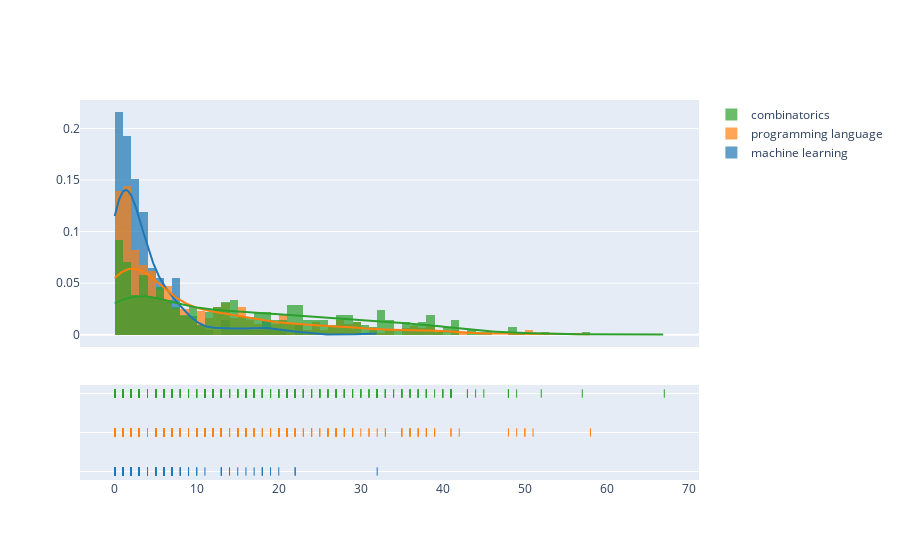

Notebook source saved alongside this figure:
### Code cell
f1 = meaningful_fields[meaningful_fields["field"] == "machine learning"]
f2 = meaningful_fields[meaningful_fields["field"] == "programming language"]
f3 = meaningful_fields[meaningful_fields["field"] == "combinatorics"]

import plotly.figure_factory as ff

fig = ff.create_distplot(
    [f1["interval"].values[0], f2["interval"].values[0], f3["interval"].values[0]],
    ["machine learning", "programming language", "combinatorics"],
)
fig.show()

### Figure 1 — Plotly figure (JSON) as saved in the notebook; plotly's stock layout.template omitted (floating-point values rounded to 4 significant figures; data arrays with more than 128 entries replaced by an {"elided": "..."} marker saying what was removed)
{"data": [{"autobinx": false, "histnorm": "probability density", "legendgroup": "machine learning", "marker": {"color": "rgb(31, 119, 180)"}, "name": "machine learning", "opacity": 0.7, "type": "histogram", "x": {"elided": "219 int values"}, "xaxis": "x", "xbins": {"end": 32, "size": 1, "start": 0}, "yaxis": "y"}, {"autobinx": false, "histnorm": "probability density", "legendgroup": "programming language", "marker": {"color": "rgb(255, 127, 14)"}, "name": "programming language", "opacity": 0.7, "type": "histogram", "x": {"elided": "488 int values"}, "xaxis": "x", "xbins": {"end": 58, "size": 1, "start": 0}, "yaxis": "y"}, {"autobinx": false, "histnorm": "probability density", "legendgroup": "combinatorics", "marker": {"color": "rgb(44, 160, 44)"}, "name": "combinatorics", "opacity": 0.7, "type": "histogram", "x": {"elided": "415 int values"}, "xaxis": "x", "xbins": {"end": 67, "size": 1, "start": 0}, "yaxis": "y"}, {"legendgroup": "machine learning", "marker": {"color": "rgb(31, 119, 180)"}, "mode": "lines", "name": "machine learning", "showlegend": false, "type": "scatter", "x": {"elided": "500 float values"}, "xaxis": "x", "y": {"elided": "500 float values"}, "yaxis": "y"}, {"legendgroup": "programming language", "marker": {"color": "rgb(255, 127, 14)"}, "mode": "lines", "name": "programming language", "showlegend": false, "type": "scatter", "x": {"elided": "500 float values"}, "xaxis": "x", "y": {"elided": "500 float values"}, "yaxis": "y"}, {"legendgroup": "combinatorics", "marker": {"color": "rgb(44, 160, 44)"}, "mode": "lines", "name": "combinatorics", "showlegend": false, "type": "scatter", "x": {"elided": "500 float values"}, "xaxis": "x", "y": {"elided": "500 float values"}, "yaxis": "y"}, {"legendgroup": "machine learning", "marker": {"color": "rgb(31, 119, 180)", "symbol": "line-ns-open"}, "mode": "markers", "name": "machine learning", "showlegend": false, "type": "scatter", "x": {"elided": "219 int values"}, "xaxis": "x", "y": {"elided": "219 str values"}, "yaxis": "y2"}, {"legendgroup": "programming language", "marker": {"color": "rgb(255, 127, 14)", "symbol": "line-ns-open"}, "mode": "markers", "name": "programming language", "showlegend": false, "type": "scatter", "x": {"elided": "488 int values"}, "xaxis": "x", "y": {"elided": "488 str values"}, "yaxis": "y2"}, {"legendgroup": "combinatorics", "marker": {"color": "rgb(44, 160, 44)", "symbol": "line-ns-open"}, "mode": "markers", "name": "combinatorics", "showlegend": false, "type": "scatter", "x": {"elided": "415 int values"}, "xaxis": "x", "y": {"elided": "415 str values"}, "yaxis": "y2"}], "layout": {"barmode": "overlay", "hovermode": "closest", "legend": {"traceorder": "reversed"}, "xaxis": {"anchor": "y2", "domain": [0, 1], "zeroline": false}, "yaxis": {"anchor": "free", "domain": [0.35, 1], "position": 0}, "yaxis2": {"anchor": "x", "domain": [0, 0.25], "dtick": 1, "showticklabels": false}}}
